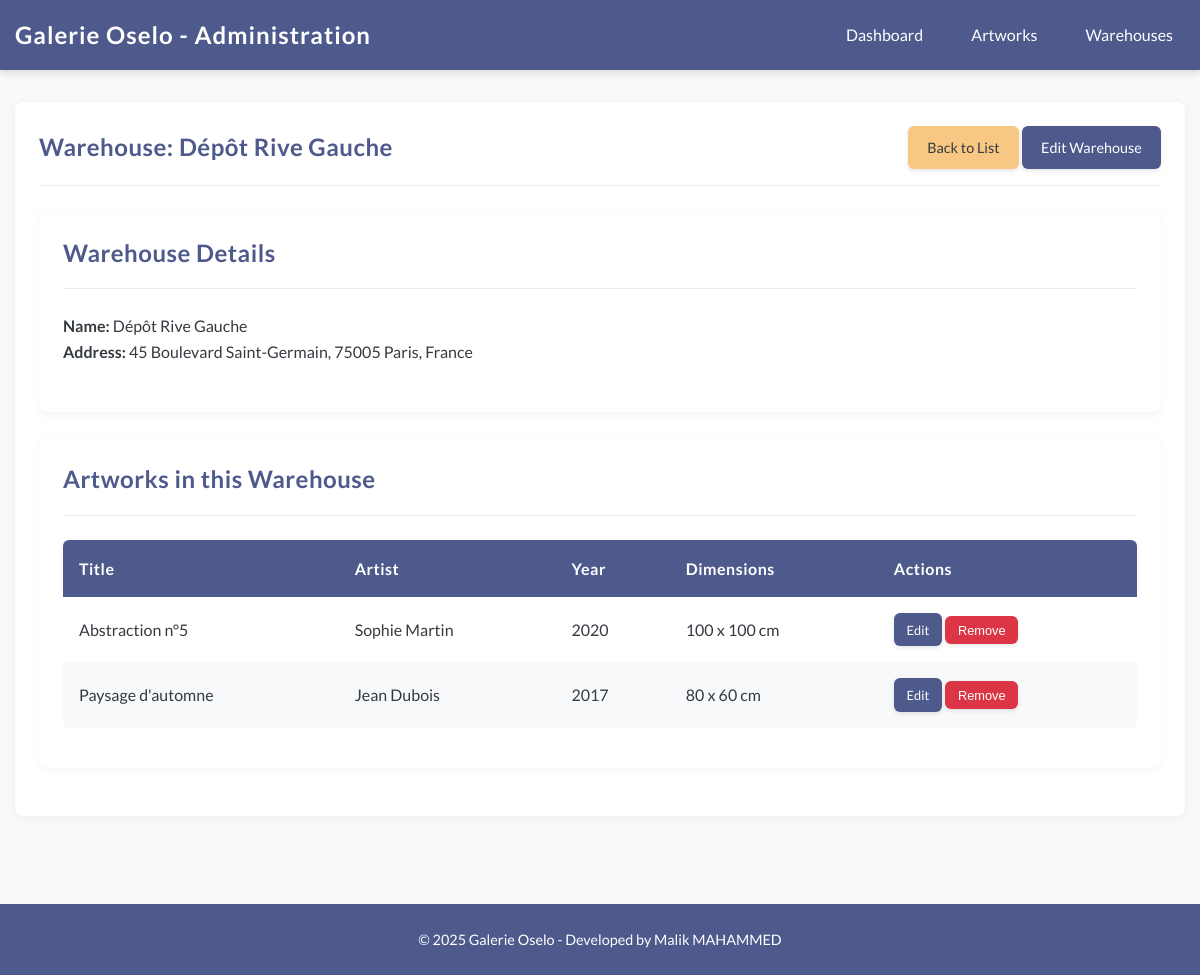
/index.php?page=warehouse&action=view&id=2, run on the app's committed database.
### tables this page shows
CREATE TABLE IF NOT EXISTS warehouses (
    id INT AUTO_INCREMENT PRIMARY KEY,
    name VARCHAR(100) NOT NULL,
    address TEXT NOT NULL,
    created_at TIMESTAMP DEFAULT CURRENT_TIMESTAMP,
    updated_at TIMESTAMP DEFAULT CURRENT_TIMESTAMP ON UPDATE CURRENT_TIMESTAMP
);

CREATE TABLE IF NOT EXISTS artworks (
    id INT AUTO_INCREMENT PRIMARY KEY,
    title VARCHAR(255) NOT NULL,
    year INT NOT NULL,
    artist VARCHAR(255) NOT NULL,
    width INT NOT NULL COMMENT 'Largeur en cm',
    height INT NOT NULL COMMENT 'Hauteur en cm',
    warehouse_id INT NULL,
    created_at TIMESTAMP DEFAULT CURRENT_TIMESTAMP,
    updated_at TIMESTAMP DEFAULT CURRENT_TIMESTAMP ON UPDATE CURRENT_TIMESTAMP,
    FOREIGN KEY (warehouse_id) REFERENCES warehouses(id) ON DELETE SET NULL
);

### controllers.php (called while the page is built, shortened)
<?php
class WarehouseController {
    private $warehouseModel;
    private $artworkModel;
    public function __construct() {
        $this->warehouseModel = new Warehouse();
        $this->artworkModel = new Artwork();
    }
    public function view() {
        $id = (int)$_GET['id'];
        $warehouse = $this->warehouseModel->getWarehouseById($id);
        $artworks = $this->artworkModel->getArtworksByWarehouse($id);
        include 'views/warehouse_view.php';
    }
}

### models.php (called while the page is built, shortened)
<?php
class Artwork {
    public function getArtworksByWarehouse($warehouseId) {
        $db = getDbConnection();
        $query = "SELECT * FROM artworks WHERE warehouse_id = :warehouse_id ORDER BY title";
        $stmt = $db->prepare($query);
        $stmt->bindParam(':warehouse_id', $warehouseId, PDO::PARAM_INT);
        $stmt->execute();
        return $stmt->fetchAll();
    }
}
class Warehouse {
    public function getWarehouseById($id) {
        $db = getDbConnection();
        $query = "SELECT * FROM warehouses WHERE id = :id";
        $stmt = $db->prepare($query);
        $stmt->bindParam(':id', $id, PDO::PARAM_INT);
        $stmt->execute();
        return $stmt->fetch();
    }
}

### views/warehouse_view.php (the view, shortened to what this page needs)
<?php include 'views/header.php'; ?>
<div class="card">
    <div class="card-header">
        <h1 class="card-title">Warehouse: <?= htmlspecialchars($warehouse['name']) ?></h1>
        <div>
            <a href="index.php?page=warehouse&action=index" class="btn btn-secondary">Back to List</a>
            <a href="index.php?page=warehouse&action=edit&id=<?= $warehouse['id'] ?>" class="btn">Edit Warehouse</a>
        </div>
    </div>
    <div class="card">
        <div class="card-header">
            <h2 class="card-title">Warehouse Details</h2>
        </div>
        <div style="margin-bottom: 1.5rem;">
            <p><strong>Name:</strong> <?= htmlspecialchars($warehouse['name']) ?></p>
            <p><strong>Address:</strong> <?= nl2br(htmlspecialchars($warehouse['address'])) ?></p>
        </div>
    </div>
    <div class="card">
        <div class="card-header">
            <h2 class="card-title">Artworks in this Warehouse</h2>
        </div>
        <?php if (empty($artworks)): ?>
            <p>No artworks in this warehouse.</p>
        <?php else: ?>
            <table>
                <thead>
                    <tr>
                        <th>Title</th>
                        <th>Artist</th>
                        <th>Year</th>
                        <th>Dimensions</th>
                        <th>Actions</th>
                    </tr>
                </thead>
                <tbody>
                    <?php foreach ($artworks as $artwork): ?>
                        <tr>
                            <td><?= htmlspecialchars($artwork['title']) ?></td>
                            <td><?= htmlspecialchars($artwork['artist']) ?></td>
                            <td><?= $artwork['year'] ?></td>
                            <td><?= $artwork['width'] ?> x <?= $artwork['height'] ?> cm</td>
                            <td>
                                <a href="index.php?page=artwork&action=edit&id=<?= $artwork['id'] ?>" class="btn btn-sm">Edit</a>
                                <form action="index.php?page=artwork&action=update" method="POST" style="display: inline;">
                                    <button type="submit" class="btn btn-sm btn-danger" onclick="return confirm('Are you sure you want to remove this artwork from the warehouse?')">Remove</button>
                                </form>
                            </td>
                        </tr>
                    <?php endforeach; ?>
                </tbody>
            </table>
        <?php endif; ?>
    </div>
</div>
<?php include 'views/footer.php'; ?>

### views/header.php (style rules this page uses)
:root { --primary: #4E598C; --secondary: #F9C784; --white: #FFFFFF; --light-gray: #f8f9fa; --gray: #e9ecef; --dark-gray: #343a40; }
* { margin: 0; padding: 0; box-sizing: border-box; }
body { font-family: 'Lato', sans-serif; background-color: var(--light-gray); color: var(--dark-gray); line-height: 1.6; }
.card { background-color: var(--white); border-radius: 8px; box-shadow: 0 2px 10px rgba(0, 0, 0, 0.05); padding: 1.5rem; margin-bottom: 1.5rem; transition: transform 0.3s ease, box-shadow 0.3s ease; }
.card-header { display: flex; justify-content: space-between; align-items: center; margin-bottom: 1.5rem; padding-bottom: 1rem; border-bottom: 1px solid var(--gray); }
.card-title { font-size: 1.5rem; font-weight: 700; color: var(--primary); letter-spacing: 0.5px; }
.btn { display: inline-block; padding: 0.6rem 1.2rem; background-color: var(--primary); color: var(--white); border: none; border-radius: 6px; cursor: pointer; text-decoration: none; font-size: 0.9rem; font-weight: 500; transition: all 0.3s ease; box-shadow: 0 2px 4px rgba(0, 0, 0, 0.1); }
.btn-secondary { background-color: var(--secondary); color: var(--dark-gray); }
.btn-danger { background-color: #dc3545; }
.btn-sm { padding: 0.4rem 0.8rem; font-size: 0.8rem; }
table { width: 100%; border-collapse: collapse; margin-bottom: 1rem; background-color: var(--white); border-radius: 6px; overflow: hidden; }
table th, table td { padding: 1rem; text-align: left; }
table th { background-color: var(--primary); color: var(--white); font-weight: 600; letter-spacing: 0.5px; }
table tr:nth-child(even) { background-color: var(--light-gray); }

### data on the page
warehouses: name "Dépôt Rive Gauche", address "45 Boulevard Saint-Germain, 75005 Paris, France"
artworks: title "Abstraction n°5", artist "Sophie Martin", year "2020", width "100", height "100"
artworks: title "Paysage d'automne", artist "Jean Dubois", year "2017", width "80", height "60"

### other printed values
APP_NAME "Galerie Oselo"
